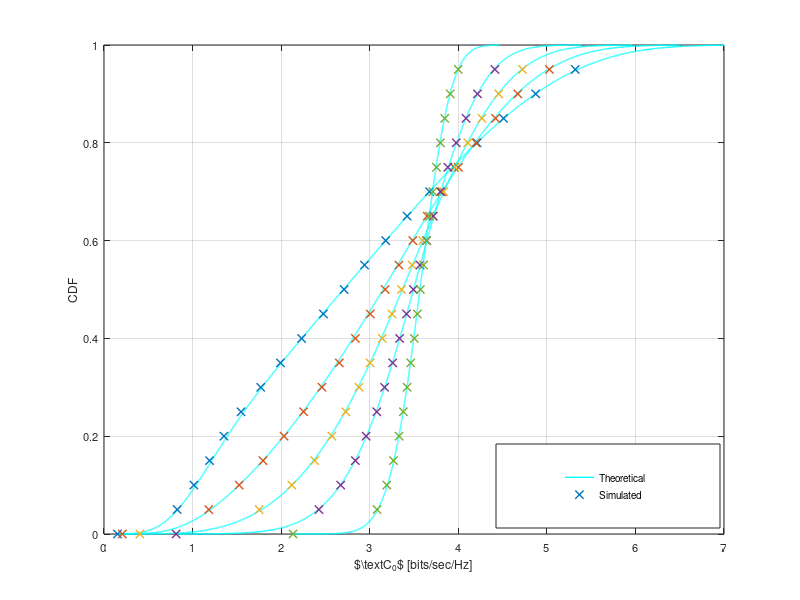

Source code (MATLAB): (Note: this script raises an error after producing the figure.)
%% This matlab script validates analytical expression for pdf C_0 charterized using
%% Gamma approximation for different value of Nakgama fading parameter m

clear all;
close all;
analysis = 0;                                                                           % Enable it for performing a complete new analysis
                                                                                        % otherwise a mat file is read 

if analysis
        % System Parameters
        M = 1e3;                                                                        % Number of realizations
        P_s = 10.^([-10]/10);                                                           % snr of the received signal for the channel g_s  
        np = 10^(-100/10);                                                              % transmitted power
        N_s = 10;                                                                       % Number of Pilot Symobols 
        est_er = np/N_s;                                                                % Variance of the Estimation error for h_s 
        m_s = [0.5 1 2 5 100];                                                          % Nakagam-m parameter
        g_s_true = 10.^([-80]/10);                                                      % True value of the path loss

        % Buffers
        g_s_hat = zeros(1,M);                                                           % Estimated power gain for the channel g_s        
        CDF_C0_sim = zeros(length(m_s), M);                                             % Buffer to store the simulated CDF values 
        CDF_C0_ana = zeros(length(m_s), M);                                             % Buffer to store the analytic CDF values 
        C0_pts = zeros(length(m_s), M);                                                 % Buffer to store the C0 points for the distribution function
        

        for k = 1:length(m_s) 
           %% Simulation
           %% g_hat_s is supposed to be non-central chi squared distributed with degree of freedom = 1 
            disp(strcat('m_s = ',num2str(m_s(k))));
            g_s_sim = g_s_true * random('gam', m_s(k), 1/m_s(k), 1, M);                  % Power gain for the channel g_s (including path loss)   
            snr_t = P_s / g_s_true;                                                      % Transmitted SNR = Transmitted power at PT/Noise at SR  = received SNR / g_s            
            for i=1:M
                pilot_s_hat(i) = mean(normrnd(sqrt(P_s * g_s_sim(i)), sqrt(np), 1, N_s).^2);
            end

           %% density of the SNR_s
            l_s = N_s * P_s * g_s_true / np;                                                     % Lambda parameter of non-central chi square distribution
            mean_ana_s = (1/N_s) * (1 * N_s + l_s);
            var_ana_s = (1/N_s)^2 * (2 * N_s + 4 * l_s);
            
            snr_s_hat = pilot_s_hat/(np);               
            mean_sim_s = mean(snr_s_hat);
            var_sim_s = var(snr_s_hat);        

          %% Gammma Approximation
           if 0
                b_gamma_s = 1/N_s * (2*N_s + u*4*l_s)./(1*N_s + u*l_s);
                a_gamma_s = (1*N_s + u*l_s).^2./(2*N_s + u*4*l_s);
           end

           %% CDF of Capacity C_0 = log2(1 + SNR_s)         
            
           %% Emperical CDF
            C_0 = log2(ones(1,M) +  snr_s_hat);
            [CDF_C0_temp, C0_pts(k,:),~,~,eid] = cdfcalc(C_0);axis([0 7 0 1]);

            CDF_C0_sim(k,:) = CDF_C0_temp(1:M);

           %% Analytic CDF
            parfor j=1:M
                %func_C0 = @(t) 2.^(t) * log(2) .* 1/b_gamma_s^(a_gamma_s)...
                %    .* (2.^t - 1).^(a_gamma_s - 1)/gamma(a_gamma_s)...
                %    .* exp(- (2.^t - 1)/b_gamma_s);
                warning off;
                func_C0 = @(t, u) 2.^(t) * log(2) .* exp(((1*N_s + u*l_s).^2./(2*N_s + 4*u*l_s)) .* log(1./(1/N_s * (2*N_s + u*4*l_s)./(1*N_s + u*l_s)))...
                    + ((1*N_s + u*l_s).^2./(2*N_s + 4*u*l_s) - 1) .* log(2.^t - 1) - gammaln((1*N_s + u*l_s).^2./(2*N_s + 4*u*l_s))...
                    -(2.^t - 1)./(1/N_s * (2*N_s+ u*4*l_s)./(1*N_s + u*l_s))) .* ...
                    1/gamma(m_s(k)) * m_s(k)^(m_s(k)) .* u.^(m_s(k) - 1) .* exp(-m_s(k) * u);
                %CDF_C0_ana(k,j) = integral(func_C0, 0, C0_pts(k,j));

                CDF_C0_ana(k,j) = integral2(func_C0, 0, C0_pts(k,j), 0, 100);
            end
        end
        save('results_CDF_C0_diff_m_fading.mat');
        quit;
end
load('results_CDF_C0_diff_m_fading.mat');
        
% Plotting Curves
figure(1);
diff = 500;
sim = 1:diff:M;

k = 1;
plot(C0_pts(k, :), CDF_C0_ana(k, :), 'c-', 'Linewidth',1);
hold on,
plot(C0_pts(k, sim), CDF_C0_sim(k, sim), 'x', 'Linewidth',1);


k = 2;
hold on,
plot(C0_pts(k, :), CDF_C0_ana(k, :), 'c-', 'Linewidth',1);
hold on,
plot(C0_pts(k, sim), CDF_C0_sim(k, sim), 'x', 'Linewidth',1);

k = 3;
hold on,
plot(C0_pts(k, :), CDF_C0_ana(k, :), 'c-', 'Linewidth',1);
hold on,
plot(C0_pts(k, sim), CDF_C0_sim(k, sim), 'x', 'Linewidth',1);

k = 4;
hold on,
plot(C0_pts(k, :), CDF_C0_ana(k, :), 'c-', 'Linewidth',1);
hold on,
plot(C0_pts(k, sim), CDF_C0_sim(k, sim), 'x', 'Linewidth',1);


k = 5;
hold on,
plot(C0_pts(k, :), CDF_C0_ana(k, :), 'c-', 'Linewidth',1);
hold on,
plot(C0_pts(k, sim), CDF_C0_sim(k, sim), 'x', 'Linewidth',1);

Fontsize = 8;
axis([0 7 0 1]);
grid on;
xlabel('$\text{C}_0$ [bits/sec/Hz]','FontSize',Fontsize);
ylabel('CDF','FontSize',Fontsize);
hl = legend('Theoretical', 'Simulated');
set(hl, 'position',[0.62 0.12 0.28 0.14]);
set(gca,'FontSize',Fontsize);
laprint(1, '../figures/fig_CDF_C0_diff_m_fading', 'options', 'factory', 'width', 8, 'scalefonts',...
    'on', 'factor',0.5, 'keepfontprops', 'on');
